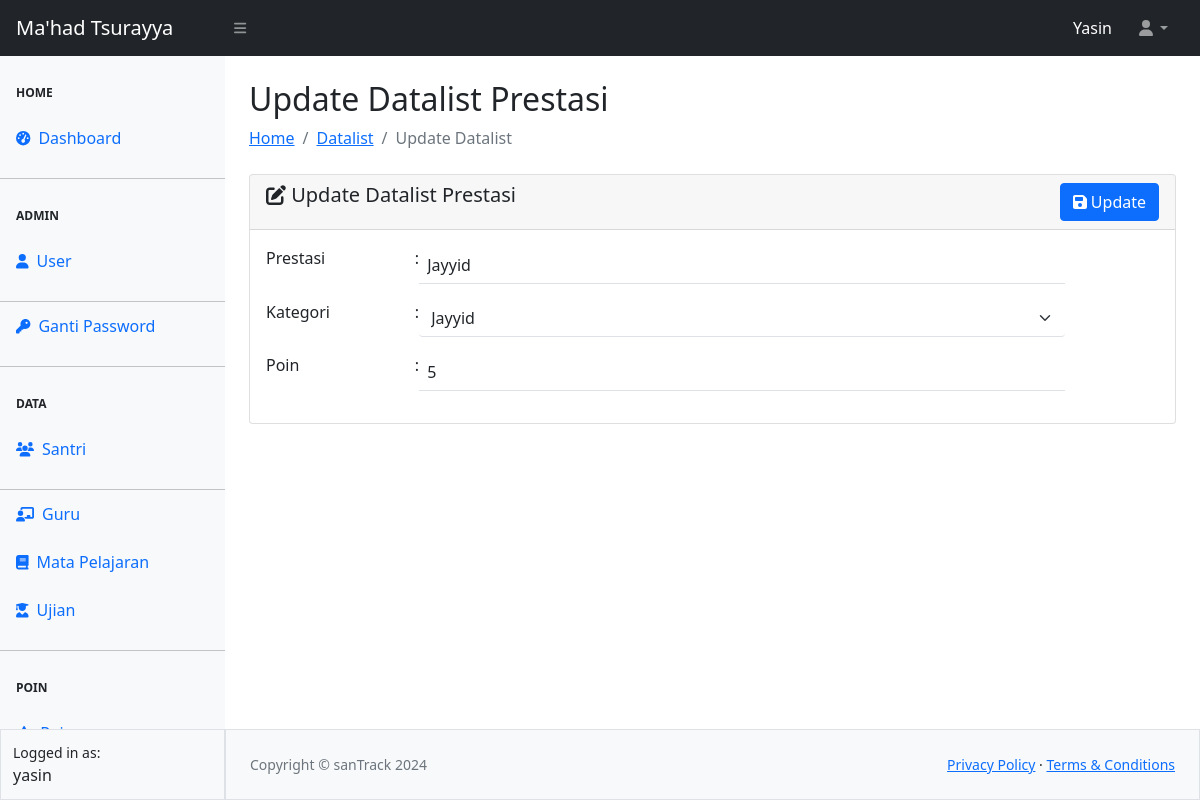
Page /poin/edit-prestasi.php?id=1 (signed in) on the committed database.
### tables this page shows
CREATE TABLE `tbl_prestasi` (
  `id` int(20) NOT NULL,
  `prestasi` varchar(100) NOT NULL,
  `kategori` enum('Jayyid','Jayyid Jiddan','Mumtaz','') NOT NULL,
  `poin` int(50) NOT NULL
);

### poin/edit-prestasi.php (the view, shortened to what this page needs)
<?php
require_once "../config.php";
require_once "../template/header.php";
require_once "../template/navbar.php";
require_once "../template/sidebar.php";
$id = $_GET['id'];
$queryPrestasi = mysqli_query($koneksi, "SELECT * FROM tbl_prestasi WHERE id = $id");
$data = mysqli_fetch_array($queryPrestasi);
?>
<div id="layoutSidenav_content">
    <main>
        <div class="container-fluid px-4">
            <h2 class="mt-4">Update Datalist Prestasi</h2>
            <ol class="breadcrumb mb-4">
                <li class="breadcrumb-item"><a href="../index.php">Home</a></li>
                <li class="breadcrumb-item"><a href="prestasi.php">Datalist</a></li>
                <li class="breadcrumb-item active">Update Datalist</li>
            </ol>
            <form action="proses-poin.php" method="POST">
                <div class="card">
                    <div class="card-header">
                        <span class="h5 my-2"><i class="fa-solid fa-pen-to-square"></i> Update Datalist Prestasi</span>
                        <button type="submit" name="perbarui" class="btn btn-primary float-end"><i class="fa-solid fa-floppy-disk"></i> Update</button>
                    </div>
                    <div class="card-body">
                        <div class="row">
                            <div class="mb-3 row">
                                <label for="prestasi" class="col-sm-2">Prestasi</label>
                                <label for="prestasi" class="col-sm-1">:</label>
                                <div class="col-sm-9" style="margin-left: -70px;">
                                    <input type="text" name="prestasi" id="prestasi" class="form-control-plaintext border-bottom ps-2" value="<?= $data['prestasi'] ?>" required>
                                </div>
                            </div>
                            <div class="mb-3 row">
                                <label for="kategori" class="col-sm-2">Kategori</label>
                                <label for="kategori" class="col-sm-1">:</label>
                                <div class="col-9" style="margin-left: -70px;">
                                    <select name="kategori" id="kategori" class="form-select border-0 border-bottom">
                                        <?php
                                        $kategori = ["Jayyid", "Jayyid Jiddan", "Mumtaz"];
                                        foreach($kategori as $ktg) {
                                            if($data['kategori'] == $ktg) { ?>
                                                <option value="<?= $ktg ?>" selected><?= $ktg ?></option>
                                            <?php
                                            } else { ?>
                                                <option value="<?= $ktg ?>"><?= $ktg ?></option>
                                            <?php
                                            }
                                        }
                                        ?>
                                    </select>
                                </div>
                            </div>
                            <div class="mb-3 row">
                                <label for="poin" class="col-sm-2">Poin</label>
                                <label for="poin" class="col-sm-1">:</label>
                                <div class="col-sm-9" style="margin-left: -70px;">
                                    <input type="text" name="poin" id="poin" class="form-control-plaintext border-bottom ps-2" value="<?= $data['poin'] ?>" required>
                                </div>
                            </div>
                        </div>
                    </div>
                </div>
            </form>
        </div>
    </main>
<?php
require_once "../template/footer.php";
?>

### rows in the picture
tbl_prestasi: prestasi "Jayyid", kategori "Jayyid", poin "5"

### other values in the picture
$_SESSION["ssUser"] "Yasin"
$_SESSION["ssUser"] "yasin"
